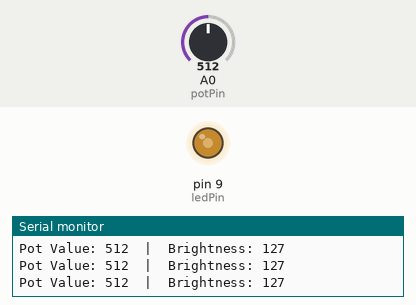
Simulated run of this sketch. Board: Arduino Uno, built with avr-gcc and run on an emulated ATmega328P. Parts: output pins drawn as LEDs (lit = HIGH), the last lines printed to the serial monitor. The inputs (shaded band) are chosen by the test bench; at power-on: A0 (potPin) = 512.

Above: at 1.2 s.
1.3 s: A0 (potPin) set to 716
At 1.9 s:
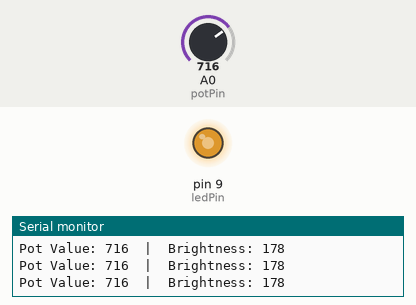
2.9 s: A0 (potPin) set to 900
At 3.3 s:
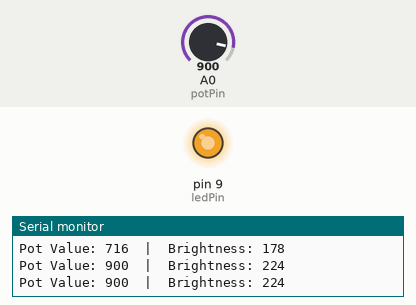
4.5 s: A0 (potPin) set to 122
At 5.8 s:
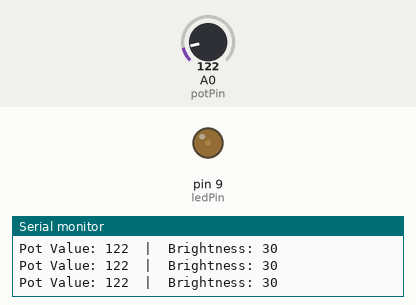
6.1 s: A0 (potPin) set to 0
At 7.3 s:
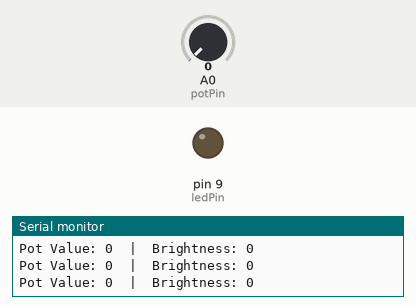
7.7 s: A0 (potPin) set to 511
At 8.7 s:
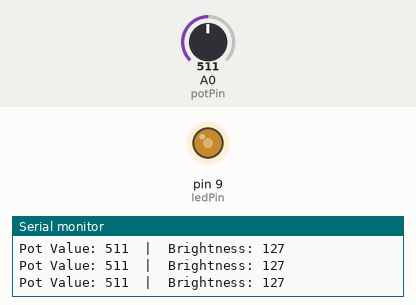
Timing chart, 0 to 10.3 s (numbered marks = the images above; inputs shaded):
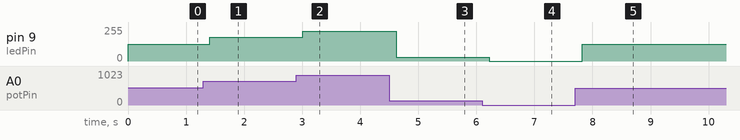

The sketch:

Potentiometer_Controlled_LED_Brightness.ino
```cpp
int potPin = A0;    // Potentiometer middle pin
int ledPin = 9;     // PWM pin

void setup() {
  Serial.begin(9600);      // Start serial communication
  pinMode(ledPin, OUTPUT);
}

void loop() {
  int potValue = analogRead(potPin);          // 0–1023
  int brightness = map(potValue, 0, 1023, 0, 255);

  analogWrite(ledPin, brightness);            // Control LED

  Serial.print("Pot Value: ");
  Serial.print(potValue);
  Serial.print("  |  Brightness: ");
  Serial.println(brightness);

  delay(200);  // Stable reading
}
```

Measured:
- after the input at 1.3 s, pin 9 (ledPin): 127/255 → 178/255 after 0.11 s
- after the input at 2.9 s, pin 9 (ledPin): 178/255 → 224/255 after 0.11 s
- after the input at 4.5 s, pin 9 (ledPin): 224/255 → 30/255 after 0.12 s
- after the input at 6.1 s, pin 9 (ledPin): 30/255 → 0/255 after 0.12 s
- after the input at 7.7 s, pin 9 (ledPin): 0/255 → 127/255 after 0.13 s
